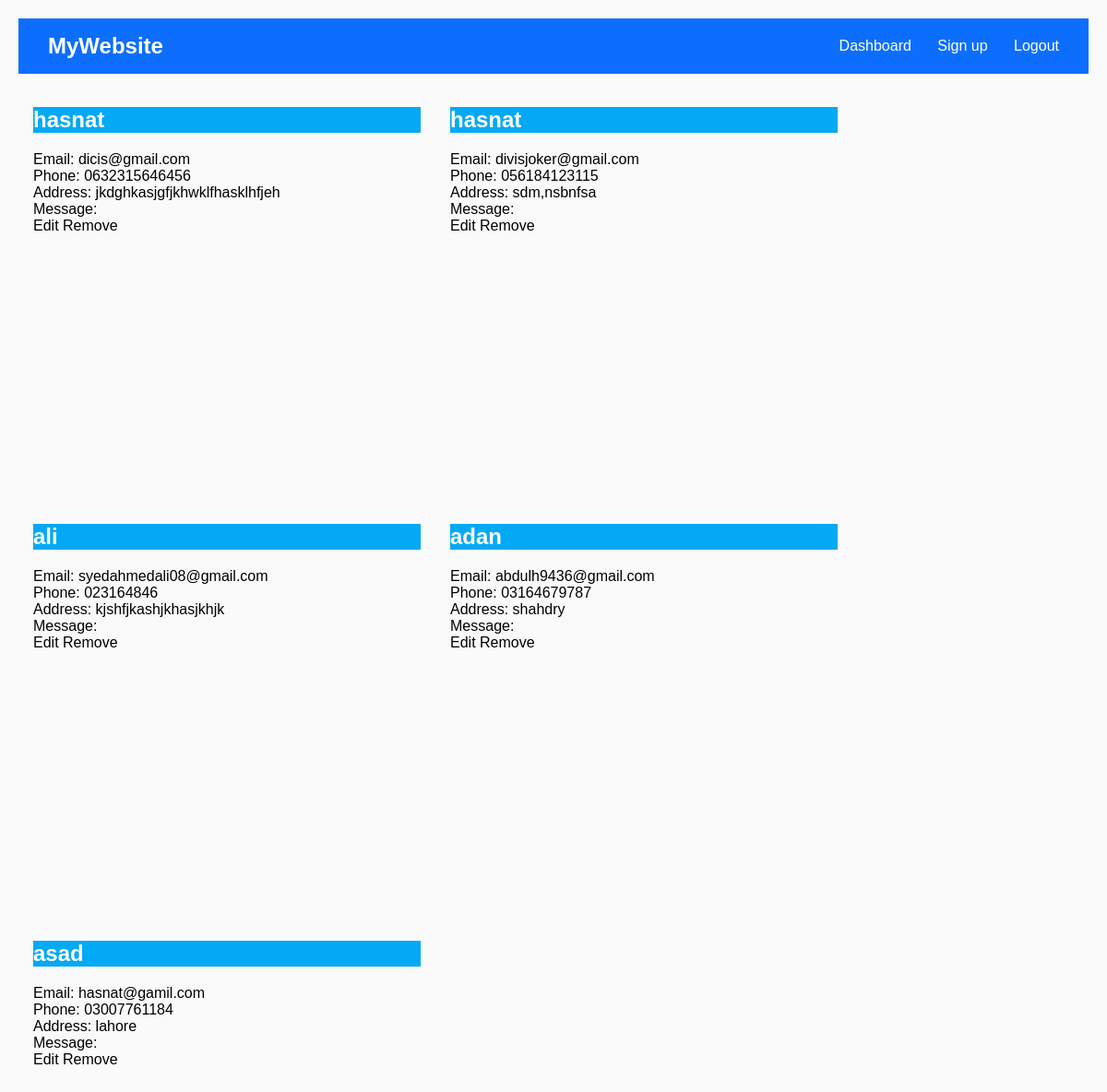
Screenshot of /adminpanel/ (signed in) with the database file from the repository.
### home/models.py (models this page shows, shortened)
class UserInfo(models.Model):
    name = models.CharField(max_length=100)
    email = models.EmailField()
    phone_number = models.CharField(max_length=15)
    address = models.TextField()

### home/views.py (the view)
# urls.py: path('adminpanel/', views.admin, name='admin'),
def admin(request):
    if request.user.is_anonymous:
        return redirect('/login')
    print(request.user.is_superuser, "is superuser")
    user_data = UserInfo.objects.all()  # assuming model name is UserInfo
    return render(request, 'admin.html', {'user_data': user_data})

### templates/admin.html (shortened to what this page needs)
<!DOCTYPE html>
<html lang="en">
<head>
</head>
<body>
    <nav>
        <div class="brand">MyWebsite</div>
        <div>
            <a href="/dashboard">Dashboard</a>
            <a href="{{ request.path }}signup">Sign up</a>
            <a href="{% url 'logout' %}">Logout</a>
        </div>
    </nav>
    <html>
<head>
  <link rel="stylesheet" href="https://storage.googleapis.com/code.getmdl.io/1.0.2/material.blue-orange.min.css">
</head>
<body>
    {% for user in user_data %}
    <div class="mdl-card mdl-shadow--2dp demo-card-square">
      <div class="mdl-card__title mdl-card--expand">
        <h2 class="mdl-card__title-text">{{ user.name }}</h2>
      </div>
      <div class="mdl-color-text--grey-700 mdl-card__supporting-text">
        Email: {{ user.email }}<br>
        Phone: {{ user.phone_number }}<br>
    </div>
    <div class="mdl-card__supporting-text">
        Address: {{ user.address }}<br>
        Message: {{ user.message }}<br>
    </div>
      <div class="mdl-card__actions mdl-card--border">
        <a class="mdl-button mdl-button--accent mdl-js-button mdl-js-ripple-effect">
          Edit
        </a>
        <a class="mdl-button mdl-button--accent mdl-js-button mdl-js-ripple-effect">
          Remove
        </a>
      </div>
    </div>
    {% endfor %}
</body>
</html>
</body>
</html>

### templates/admin.html (style rules this page uses)
body { margin: 0; font-family: Arial, sans-serif; background-color: #f2f2f2; }
nav { background-color: #0d6efd; color: white; padding: 1rem 2rem; display: flex; justify-content: space-between; align-items: center; }
nav .brand { font-size: 1.5rem; font-weight: bold; }
nav a { color: white; text-decoration: none; margin-left: 1.5rem; font-weight: 500; }
.demo-card-square.mdl-card { width: 420px; height: 420px; float: left; margin: 1rem; position: relative; }
.demo-card-square > .mdl-card__title { color: #fff; background: #03a9f4; }
body { padding: 20px; background: #fafafa; position: relative; }

### rows the page displays
UserInfo: name "hasnat", email "dicis@gmail.com", phone_number "0632315646456", address "jkdghkasjgfjkhwklfhasklhfjeh"
UserInfo: name "hasnat", email "divisjoker@gmail.com", phone_number "056184123115", address "sdm,nsbnfsa"
UserInfo: name "ali", email "syedahmedali08@gmail.com", phone_number "023164846", address "kjshfjkashjkhasjkhjk"
UserInfo: name "adan", email "abdulh9436@gmail.com", phone_number "03164679787", address "shahdry"
UserInfo: name "asad", email "hasnat@gamil.com", phone_number "03007761184", address "lahore"
